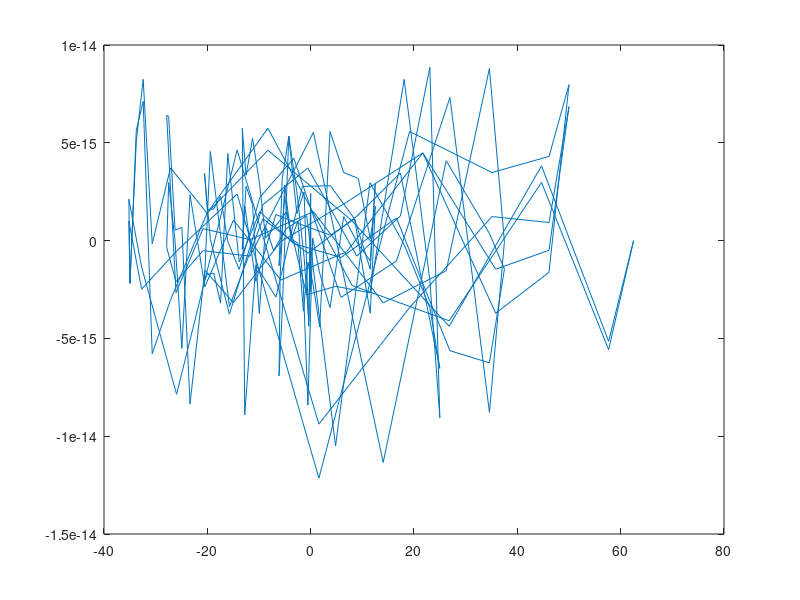

This chart was generated by the following MATLAB code:
% part 4 - my signal
T = 1/10000;  % 0.1 мс
t = 0:T:100*T;
f = sin(2*pi*500*t) + sin(2*pi*1000*t)/2;
plot(t,f);

%--- Задача Зотова найти дисперсию (мощность сигнала - как АКФ в нуле
sum(f.*f)
f_corr = xcorr(f)
max(f_corr)
plot(f_corr)

F = abs(fft([f zeros(size(f))]))
S = F.*F
R = fftshift(ifft(S))
plot(R)
R(102)
return
%--- thr end

Ck = zeros(size(t));
N = length(t);
% реализуем ДПФ "самостоятельно" ;)
for k = 1: N
  for i = 1: N
    Ck(k) = Ck(k) + f(i)*exp(-j*2*pi*k*i/N);
  end
  Ck(k) = Ck(k) / N;
end

Ck = fftshift(Ck)

f = [-N/2+1:N/2] ./ max(t);
%f = [0:N-1] ./ max(t);
plot(f, abs(Ck));
return

% program is improved 14.02.2011 by L.V. Zotov
clear;


%--------- Part 1---------------------
% fft of artificial signal

N_signal=1024;
% generating two-sin signal
%for (k=1:1:N_signal)
%    signal(k)=sin(2*pi/10*(k-1))+sin(2*pi/100*(k-1));
%end;

k=1:1:N_signal;
signal=sin(2*pi/10*(k-1))+sin(2*pi/100*(k-1));

% try to add noise with Coef*randn([1,N_signal])

plot(signal);

%fast Fourier transform calculation

Ftrns_signal=fft(signal);

%amplitude spectrum calculation
apl_spectrum=abs(Ftrns_signal);

plot(apl_spectrum);

return
%----------- Part 2-----------------------------------------
% download file http://hpiers.obspm.fr/iers/eop/eopc01/eopc01.1900-now.dat
% to the folder (change if needed):
% cd C:\work\course\filtr\eng\Lab1;

fin=fopen('eopc01.1900-now.dat','rt');
fgetl(fin);
A=fscanf(fin,'%f',[11 inf]);% A - array of data
fclose(fin);

%determining the size of the signal
l=size(A);
N=l(2);

%selecting the rows of the Array
Date=A(1,1:N);
X_pole=A(2,1:N);
Y_pole=A(4,1:N);
dt=Date(2)-Date(1);

plot(Date(2:N)-Date(1:N-1))

plot3(X_pole,Y_pole,Date)

plot(X_pole);

%selecting the length of the part of the signal will be trasformed
N_ft=N;
%fast Fourier transform calculation
Ftrns_X=fft(X_pole,N_ft);


% frequency calculation
% for the half of the spectrum not counting 1 coefficient - an avarage
% N_ft is odd or even - ? 
N_half=round((N_ft-1)/2);
freq=(1:N_half)/N_ft/dt;

%amplitude spectrum calculation

ampl_spectrum_X=abs(Ftrns_X)/N_ft;

% we plot spectrum multiplied by two to take into account energy in the
% second part
plot(freq, 2*ampl_spectrum_X(2:N_half+1));
title('amplitude spectrum - module of Fourier-transformation ')
xlabel('frequency')

% periods=1./freq;
% plot(periods, 2*apl_spectrum_X(2:N_half+1));
% title('periodogramm')
% xlabel('frequency')
% 


%------------ now let's calculate the complex spectrum
%functions path
 %  slow Fourier transform    
addpath( './functions')
XY=X_pole-i*Y_pole;
[ spectrXY, freqXY] = spect_fftn(Date,XY);

plot(freqXY', abs(spectrXY)')   
title('amplitude spectrum - module of Fourier-transformation ')
xlabel('frequency, cycles per year')



%Co L.V. Zotov